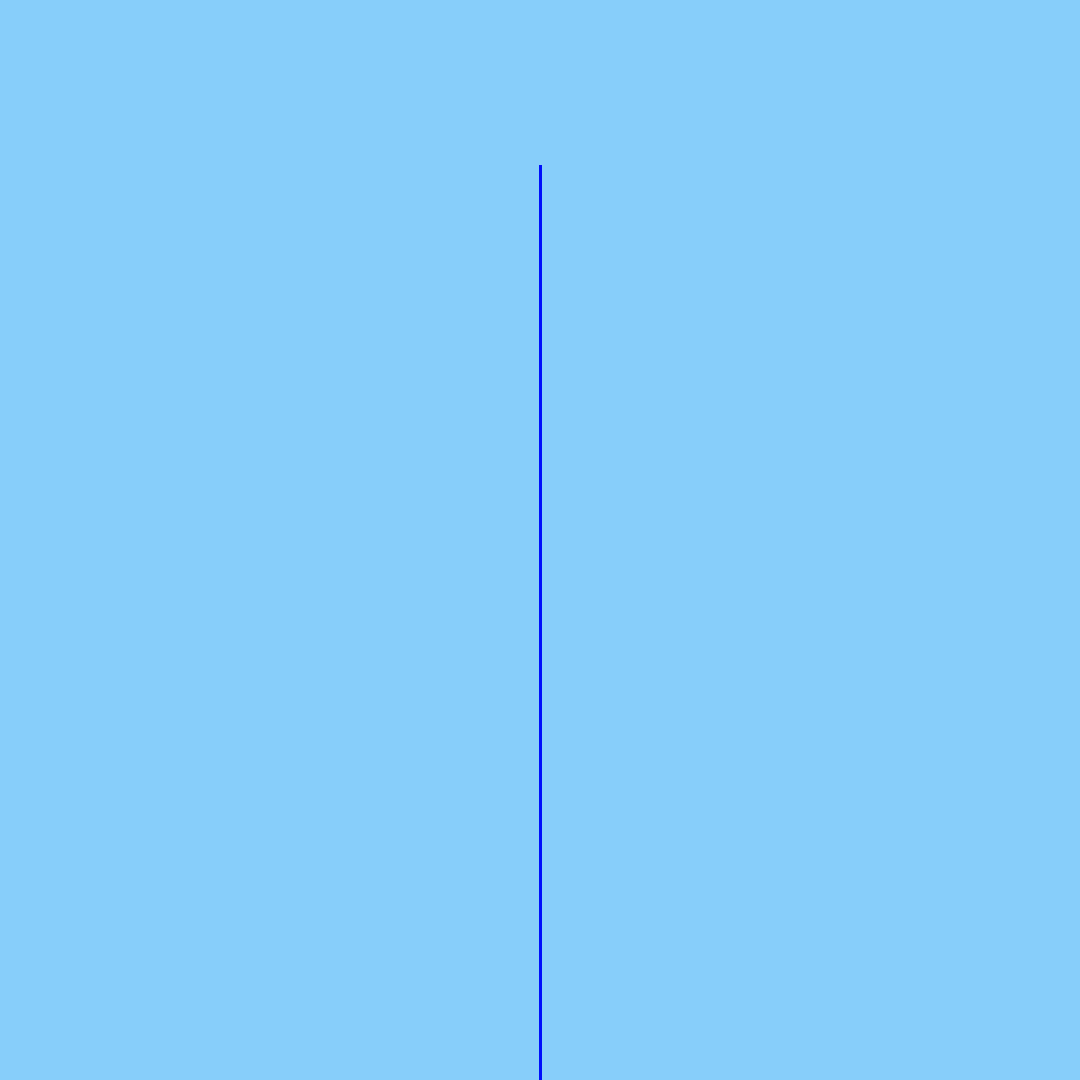
Frame 1 (no input)
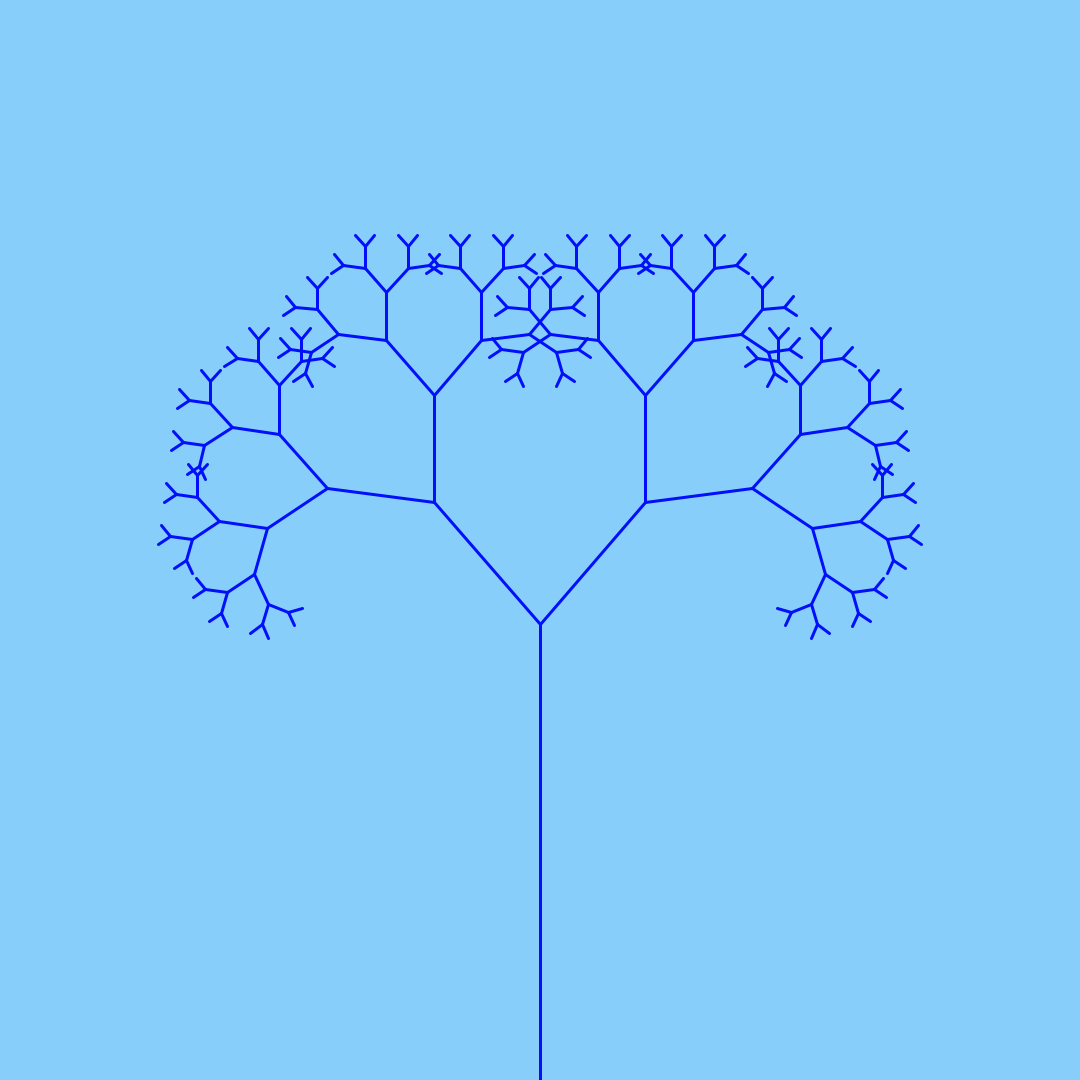
Frame 60 (the mouse pressed at the canvas centre just before this capture)
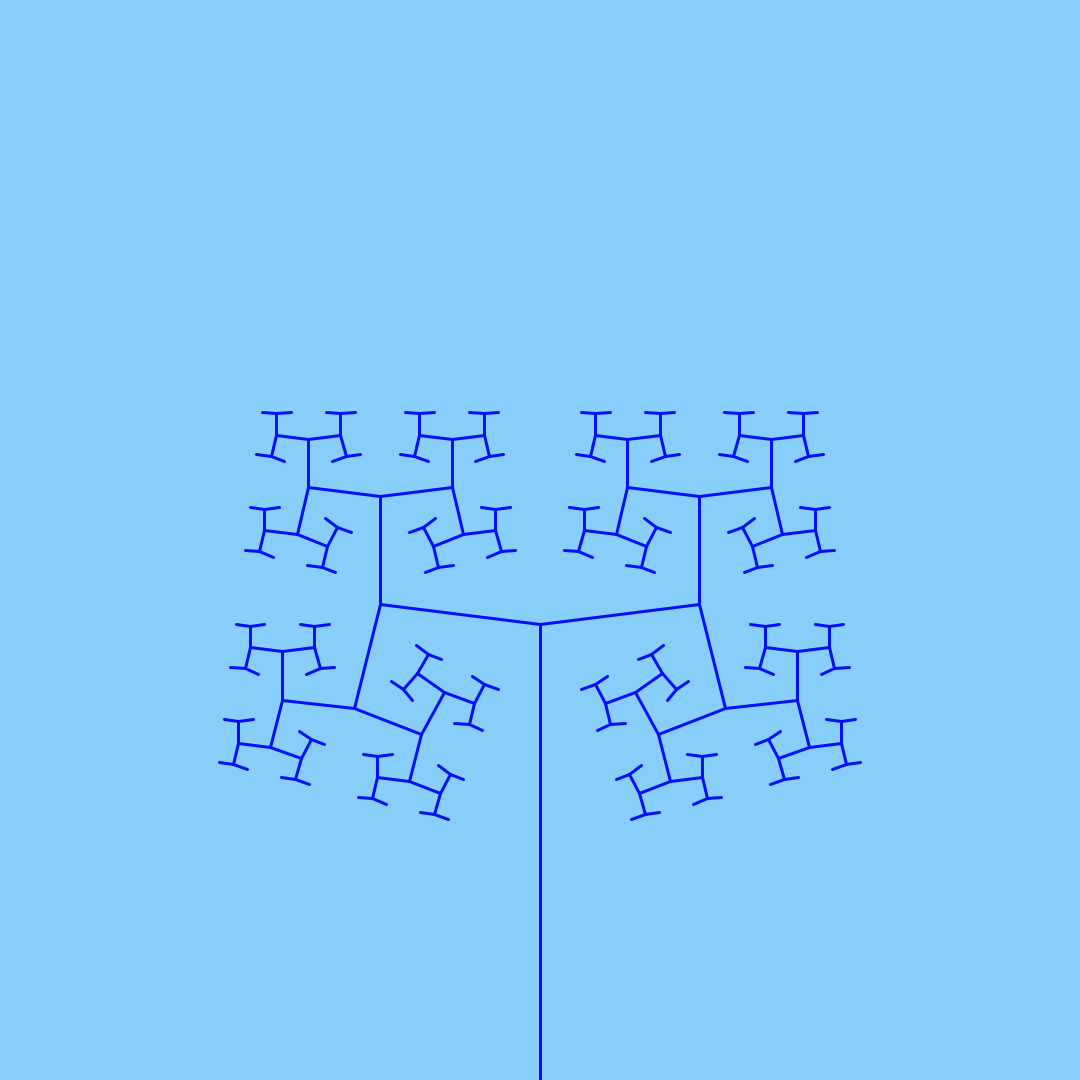
Frame 120 (the mouse held since frame 60 and released just before this capture)

The Processing sketch that drew these frames (run headless with seeded random() and noise(); from frame 60 on, the mouse is pressed at the canvas centre):

// Processing sketch: TreeAnim
// ── TreeAnim.pde
float length = 240;
float angle = 0;
float offset = PI / 64;
boolean grow = true;
void setup(){
  size(1080, 1080);
}

void draw(){
  background(135, 206, 250);
  strokeWeight(3);
  stroke(0, 15, 250);
  line(width / 2, height * 3 / 5, width / 2, height);
  translate(width / 2, height * 4 / 5);
  branch(length);
  if(angle < 0)
    grow = true;
  if(angle > PI / 2)
    grow = false;
  if(grow)
    angle += noise(1) * PI / 128;
  else
    angle -= noise(1) * PI / 128;
}

void branch(float len){
  line(0, 0, 0, 0 - len);
  translate(0, -len);
  if(len > 20){
    pushMatrix();
    //rotate(random(-angle - offset, -angle + offset));
    rotate(-angle);
    branch(len * .67);
    popMatrix();
    
    pushMatrix();
    //rotate(random(angle - offset, angle + offset));
    rotate(angle);
    branch(len * .67);
    popMatrix();
  }
}
